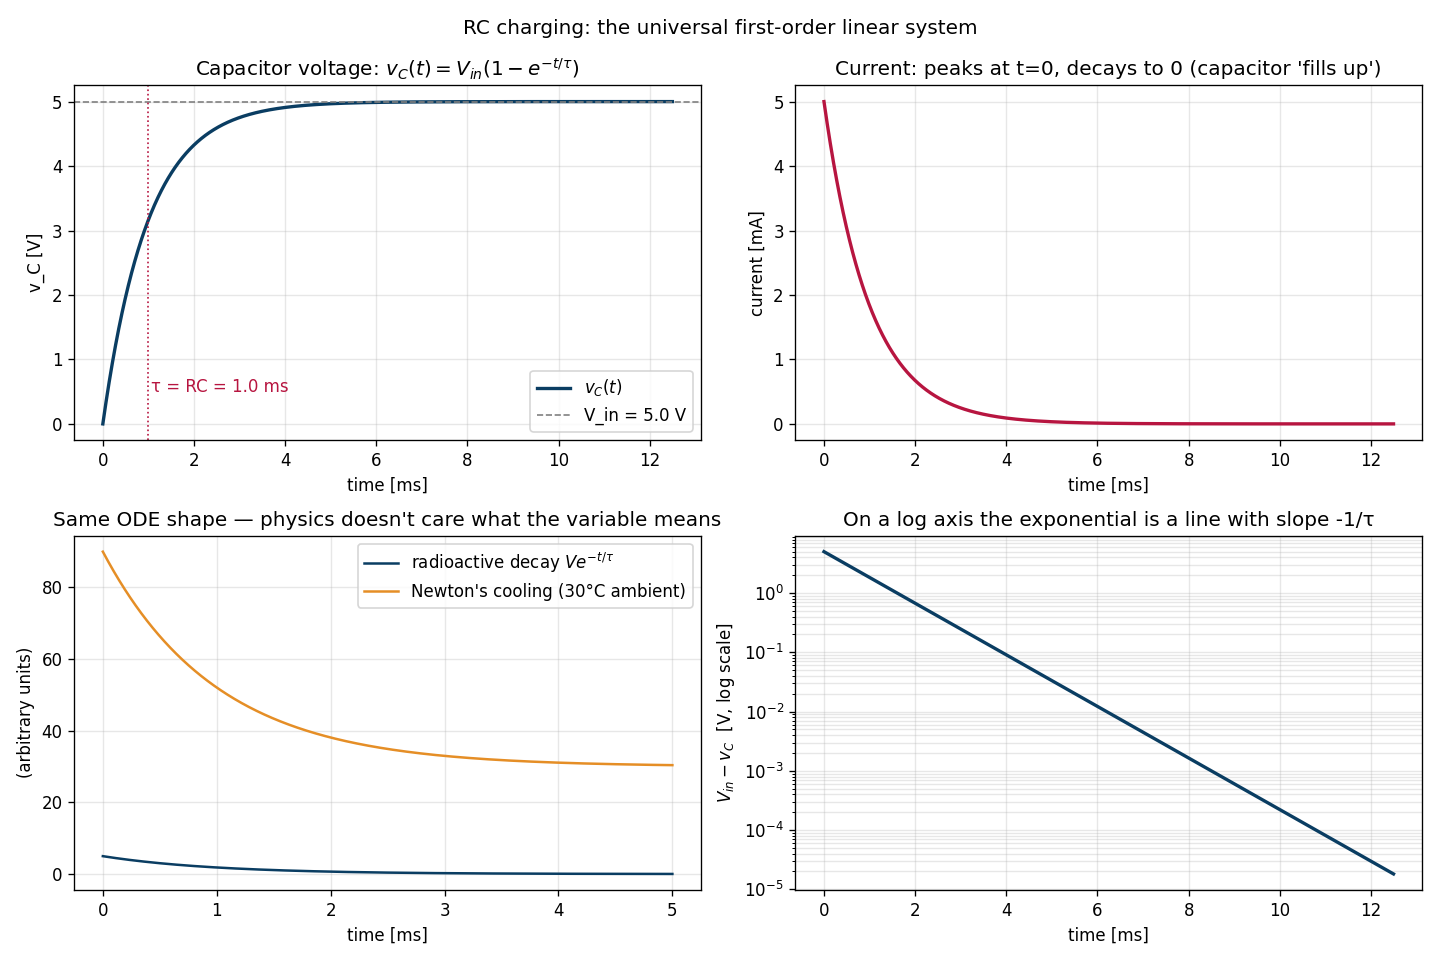

Source code (Python):
"""
Chapter 2.2 - RC charging: the same ODE that runs your phone, your bank
account, and Chernobyl.

Phenomenon
----------
Connect a capacitor to a battery through a resistor.  The capacitor doesn't
charge instantly — it follows an exponential curve set by the time
constant tau = R*C.

  dq/dt = (V_in - q/C) / R

This is THE simplest first-order linear ODE in EE.  It is the same equation
that governs:
    radioactive decay (just flip the sign)
    compound interest in a bank account
    Newton's law of cooling
    drug elimination from the bloodstream
    the membrane voltage of a single neuron

Different physics, same skeleton.  EEs see this everywhere; if you can solve
RC, you have solved a quarter of a physicist's toolkit.
"""
import numpy as np
import torch
import matplotlib.pyplot as plt
import os

torch.set_default_dtype(torch.float64)

# ---------- Phenomenon: charge a capacitor through a resistor ----------
V_in = 5.0          # battery voltage
R    = 1e3          # 1 kOhm
C    = 1e-6         # 1 uF
tau  = R * C        # 1 ms time constant

dt   = tau / 200
N    = 2500
t    = torch.arange(N) * dt
q    = torch.zeros(N)

# Forward Euler integration of dq/dt = (V_in - q/C)/R
for k in range(N - 1):
    dqdt = (V_in - q[k] / C) / R
    q[k+1] = q[k] + dqdt * dt

v_cap = q / C
i     = (V_in - v_cap) / R

# ---------- Same ODE, three other contexts ----------
# y' = -k*y  (decay) or y' = k*(target - y)  (charging-like)
T_grid = torch.linspace(0, 5 * tau, N)
decay  = V_in * torch.exp(-T_grid / tau)              # radioactive isotope analog
cool   = 30 + (90 - 30) * torch.exp(-T_grid / tau)    # coffee in 30°C room cooling from 90°C
bank   = 100 * torch.exp(+T_grid / tau / 50)          # 2% annual interest, scaled

# ---------- Plot ----------
fig, axes = plt.subplots(2, 2, figsize=(12, 8))

ax = axes[0, 0]
ax.plot(t.numpy() * 1e3, v_cap.numpy(), color="#0a3d62", lw=2, label="$v_C(t)$")
ax.axhline(V_in, ls="--", color="gray", lw=1, label=f"V_in = {V_in} V")
ax.axvline(tau * 1e3, ls=":", color="#b71540", lw=1)
ax.text(tau*1e3 + 0.05, 0.5, f"τ = RC = {tau*1e3:.1f} ms", color="#b71540")
ax.set_xlabel("time [ms]"); ax.set_ylabel("v_C [V]")
ax.set_title("Capacitor voltage: $v_C(t) = V_{in}(1 - e^{-t/\\tau})$")
ax.grid(alpha=0.3); ax.legend(loc="lower right")

ax = axes[0, 1]
ax.plot(t.numpy() * 1e3, i.numpy() * 1e3, color="#b71540", lw=2)
ax.set_xlabel("time [ms]"); ax.set_ylabel("current [mA]")
ax.set_title("Current: peaks at t=0, decays to 0 (capacitor 'fills up')")
ax.grid(alpha=0.3)

ax = axes[1, 0]
ax.plot(T_grid.numpy() * 1e3, decay.numpy(), label="radioactive decay $V e^{-t/\\tau}$", color="#0a3d62")
ax.plot(T_grid.numpy() * 1e3, cool.numpy(),  label="Newton's cooling (30°C ambient)", color="#e58e26")
ax.set_xlabel("time [ms]"); ax.set_ylabel("(arbitrary units)")
ax.set_title("Same ODE shape — physics doesn't care what the variable means")
ax.grid(alpha=0.3); ax.legend()

ax = axes[1, 1]
# Log-linear plot of (V_in - v_cap): should be a straight line
gap = V_in - v_cap
ax.semilogy(t.numpy() * 1e3, gap.numpy(), color="#0a3d62", lw=2)
slope = -1.0 / tau
ax.set_xlabel("time [ms]"); ax.set_ylabel("$V_{in} - v_C$  [V, log scale]")
ax.set_title(f"On a log axis the exponential is a line with slope -1/τ")
ax.grid(alpha=0.3, which="both")

fig.suptitle("RC charging: the universal first-order linear system", fontsize=12)
fig.tight_layout()
out = os.path.join(os.path.dirname(__file__), "rc_charging.png")
fig.savefig(out, dpi=120)
print(f"saved {out}")
